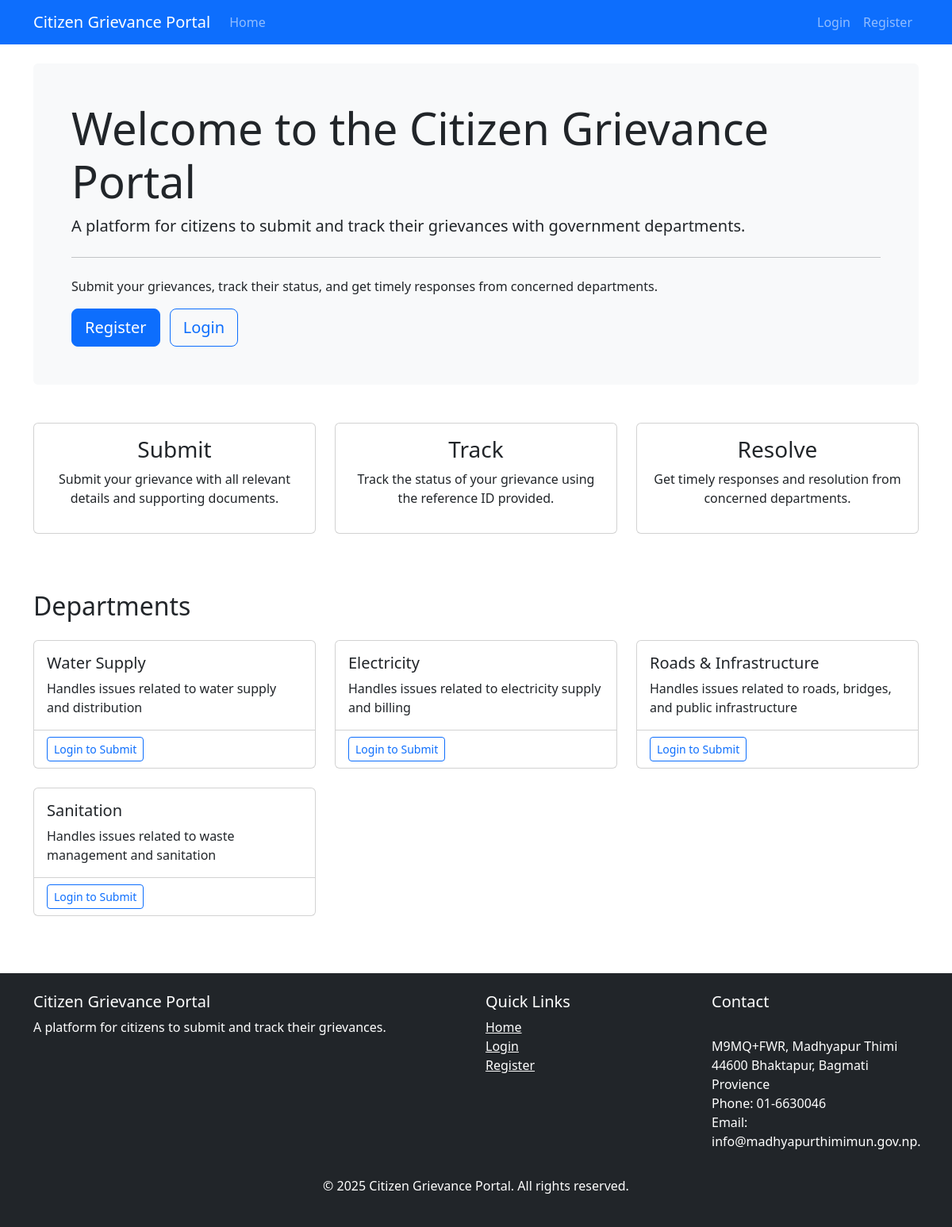
The page / on the database its author committed.
### grievance_portal/models.py (models this page shows, shortened)
class Department(models.Model):
    name = models.CharField(max_length=100)
    description = models.TextField()

### grievance_portal/views.py (the view)
# urls.py: path('', views.home, name='home'),
def home(request):
    departments = Department.objects.all()
    return render(request, 'home.html', {'departments': departments})

### templates/home.html (shortened to what this page needs)
{% extends 'base.html' %}
{% block content %}
<div class="jumbotron bg-light p-5 rounded">
    <h1 class="display-4">Welcome to the Citizen Grievance Portal</h1>
    <p class="lead">A platform for citizens to submit and track their grievances with government departments.</p>
    <hr class="my-4">
    <p>Submit your grievances, track their status, and get timely responses from concerned departments.</p>
    {% if user.is_authenticated %}
        <a class="btn btn-primary btn-lg" href="{% url 'submit_grievance' %}">Submit a Grievance</a>
        <a class="btn btn-outline-primary btn-lg ms-2" href="{% url 'my_grievances' %}">View My Grievances</a>
    {% else %}
        <a class="btn btn-primary btn-lg" href="{% url 'register' %}">Register</a>
        <a class="btn btn-outline-primary btn-lg ms-2" href="{% url 'login' %}">Login</a>
    {% endif %}
</div>
<div class="row mt-5">
    <div class="col-md-4">
        <div class="card mb-4">
            <div class="card-body text-center">
                <h3 class="card-title">Submit</h3>
                <p class="card-text">Submit your grievance with all relevant details and supporting documents.</p>
            </div>
        </div>
    </div>
    <div class="col-md-4">
        <div class="card mb-4">
            <div class="card-body text-center">
                <h3 class="card-title">Track</h3>
                <p class="card-text">Track the status of your grievance using the reference ID provided.</p>
            </div>
        </div>
    </div>
    <div class="col-md-4">
        <div class="card mb-4">
            <div class="card-body text-center">
                <h3 class="card-title">Resolve</h3>
                <p class="card-text">Get timely responses and resolution from concerned departments.</p>
            </div>
        </div>
    </div>
</div>
<h2 class="mt-5 mb-4">Departments</h2>
<div class="row">
    {% for department in departments %}
        <div class="col-md-4 mb-4">
            <div class="card h-100">
                <div class="card-body">
                    <h5 class="card-title">{{ department.name }}</h5>
                    <p class="card-text">{{ department.description }}</p>
                </div>
                <div class="card-footer bg-transparent">
                    {% if user.is_authenticated %}
                        <a href="{% url 'submit_grievance' %}" class="btn btn-sm btn-outline-primary">Submit Grievance</a>
                    {% else %}
                        <a href="{% url 'login' %}" class="btn btn-sm btn-outline-primary">Login to Submit</a>
                    {% endif %}
                </div>
            </div>
        </div>
    {% empty %}
        <div class="col-12">
            <div class="alert alert-info">No departments available at the moment.</div>
        </div>
    {% endfor %}
</div>
{% endblock %}

### rows shown on the page
Department: name "Water Supply", description "Handles issues related to water supply and distribution"
Department: name "Electricity", description "Handles issues related to electricity supply and billing"
Department: name "Roads & Infrastructure", description "Handles issues related to roads, bridges, and public infrastructure"
Department: name "Sanitation", description "Handles issues related to waste management and sanitation"
